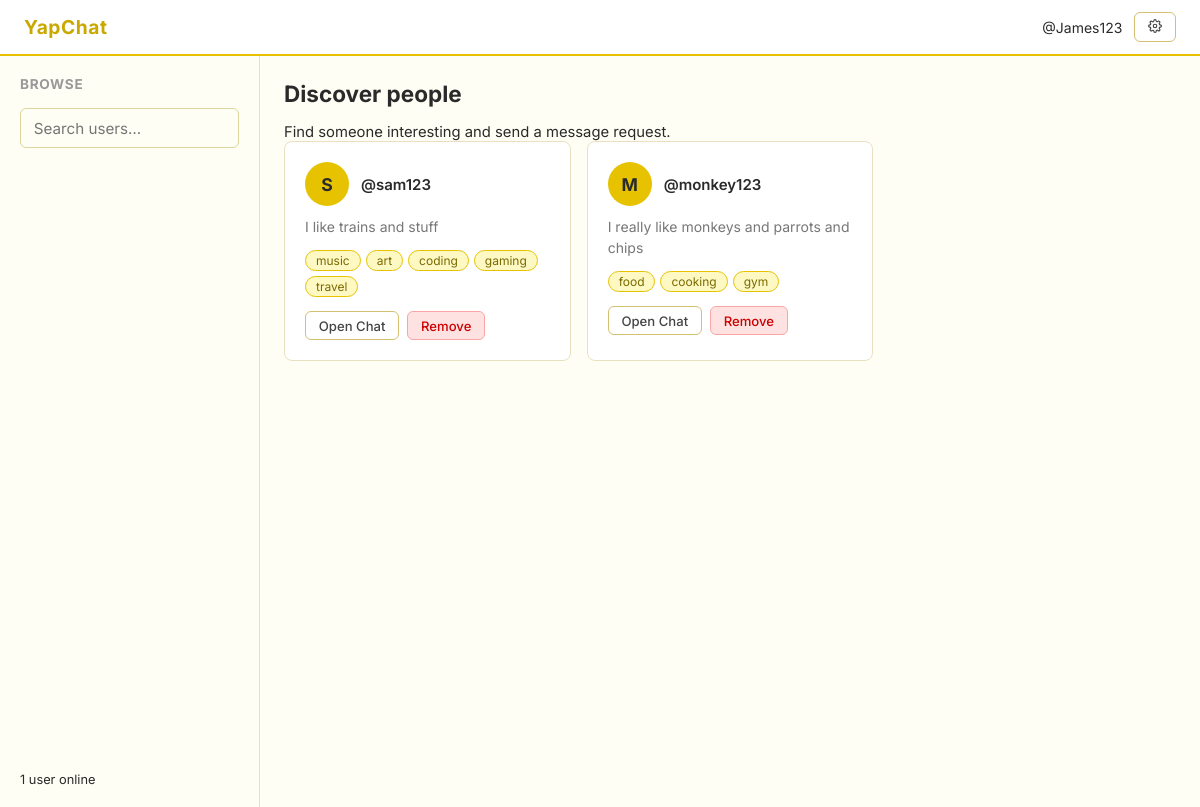
/browse (signed in), run on an earlier commit of the app's database.
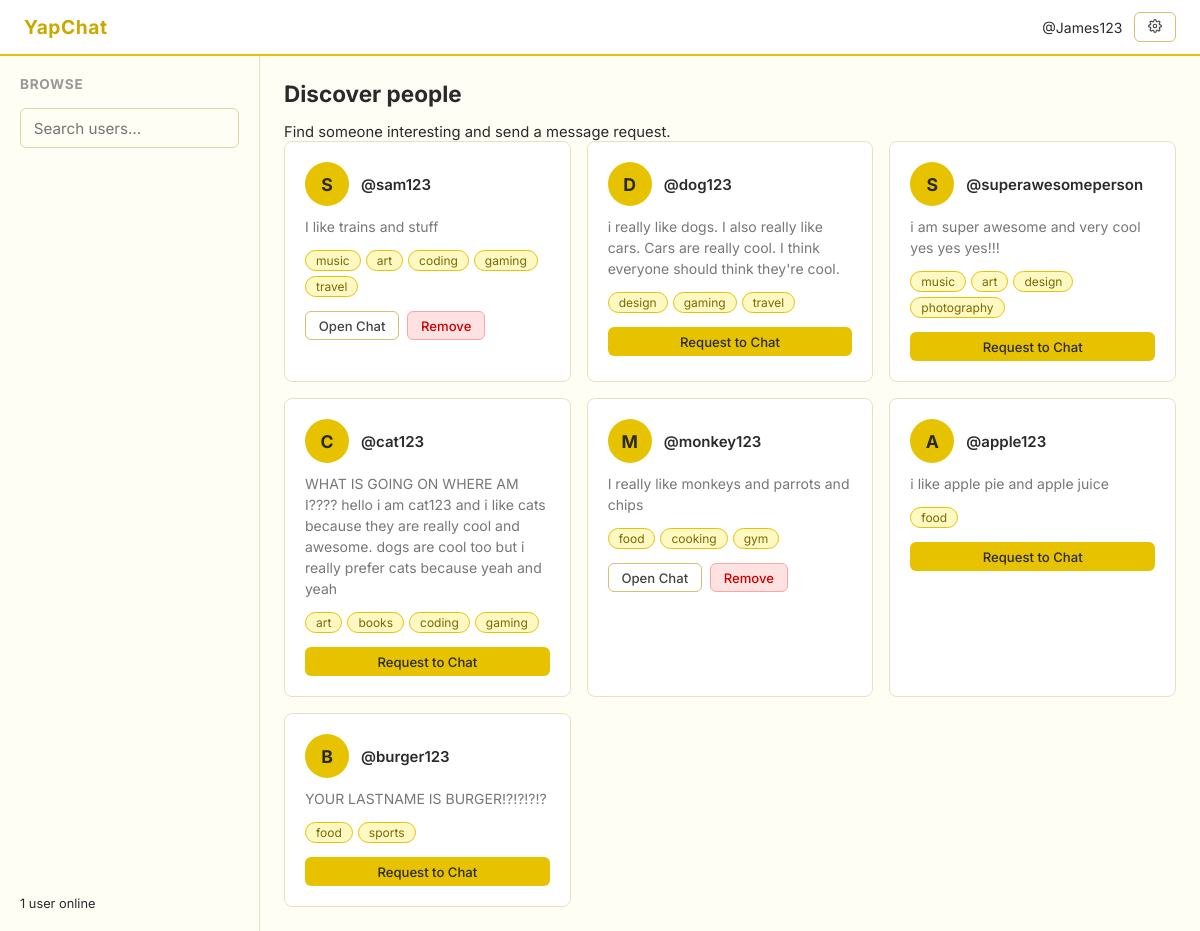
And on a later commit of the database.
### tables this page shows
CREATE TABLE users (
                username      TEXT PRIMARY KEY,
                password_hash TEXT NOT NULL,
                bio           TEXT DEFAULT '',
                tags          TEXT DEFAULT ''
            );

### main.py (the view)
@app.route('/browse')
@login_required
def browse():
    me = session['username']
    with get_db() as conn:
        my_row = conn.execute(
            'SELECT tags FROM users WHERE username = ?', (me,)
        ).fetchone()
        rows = conn.execute(
            'SELECT username, bio, tags FROM users WHERE username != ?', (me,)
        ).fetchall()
        incoming = conn.execute(
            'SELECT from_user FROM requests WHERE to_user = ?', (me,)
        ).fetchall()
    my_tags = set(t.strip() for t in my_row['tags'].split(',') if t.strip())
    with get_db() as conn:
        connections = conn.execute(
            'SELECT user1, user2 FROM connections WHERE user1 = ? OR user2 = ?',
            (me, me)
        ).fetchall()
    connected_users = set()
    for c in connections:
        other = c['user2'] if c['user1'] == me else c['user1']
        connected_users.add(other)
    other_users = []
    for r in rows:
        user_tags = [t.strip() for t in r['tags'].split(',') if t.strip()]
        shared = len(my_tags & set(user_tags))
        other_users.append({
            'username':  r['username'],
            'bio':       r['bio'],
            'tags':      user_tags,
            'shared':    shared,                              #used for sorting, not displayed
            'connected': r['username'] in connected_users    #True if already connected, False if not
        })
    other_users.sort(key=lambda u: u['shared'], reverse=True)
    incoming_requests = [r['from_user'] for r in incoming]
    return render_template('browse.html', users=other_users,
                           current_user=me, incoming_requests=incoming_requests,
                           online_count=len(online_users))                          #displays how many users online/logged in currently.

### main.py (called while the page is built)
def get_db():
    conn = sqlite3.connect(DATABASE)
    conn.row_factory = sqlite3.Row
    return conn

def login_required(f):
    from functools import wraps
    @wraps(f)
    def decorated(*args, **kwargs):
        if 'username' not in session:
            return redirect(url_for('home'))
        return f(*args, **kwargs)
    return decorated

### templates/browse.html (shortened to what this page needs)
<!DOCTYPE html>
<html lang="en">
<head>
  <link rel="stylesheet" href="/static/css/style.css">
</head>
<body>
  <nav class="navbar">
    <span class="navbar-brand">YapChat</span>
    <div class="navbar-links">
      <span style="color:var(--muted);font-size:.875rem;">@{{ current_user }}</span>
      <a href="/settings" class="btn btn-secondary btn-sm">
      </a>
    </div>
  </nav>
  <div class="browse-layout">
    <aside class="sidebar">
      <h3>Browse</h3>
      <input type="text" class="search-input" id="searchInput" placeholder="Search users…">
      <div style="margin-top:auto;">
        <p style="font-size:.8rem;">
          {{ online_count }} user{{ 's' if online_count != 1 else '' }} online
        </p>
      </div>
    </aside>
    <main class="main-content">
      <h2 class="anim">Discover people</h2>
      <p class="anim anim-d1" style="margin-top:.35rem;font-size:.925rem;">Find someone interesting and send a message request.</p>
      {% if users %}
      <div class="user-grid" id="userGrid">
        {% for user in users %}
        <div class="user-card anim" data-name="{{ user.username }}" data-tags="{{ user.tags|join(' ') }}">
          <div style="display:flex;align-items:center;gap:.75rem;">
            <div class="user-avatar">{{ user.username[0].upper() }}</div>
            <div>
              <a href="/profile/{{ user.username }}" class="user-name">@{{ user.username }}</a>
            </div>
          </div>
          {% if user.bio %}
          <p class="user-bio">{{ user.bio }}</p>
          {% else %}
          <p class="user-bio" style="font-style:italic;">No bio yet.</p>
          {% endif %}
          {% if user.tags %}
          <div class="tags">
            {% for tag in user.tags %}
            <span class="tag">{{ tag }}</span>
            {% endfor %}
          </div>
          {% endif %}
          {% if user.connected %}
            <div style="display:flex;gap:.5rem;margin-top:.25rem;">
              <a href="/messaging/{{ user.username }}" class="btn btn-secondary btn-sm">Open Chat</a>
              <a href="/remove-user/{{ user.username }}"
                 class="btn btn-danger btn-sm"
                 onclick="return confirm('Remove @{{ user.username }}? You will no longer be connected.')">
                Remove
              </a>
            </div>
          {% else %}
            <a href="/request-chat/{{ user.username }}" class="btn btn-primary btn-sm" style="margin-top:.25rem;">
              Request to Chat
            </a>
          {% endif %}
        </div>
        {% endfor %}
      </div>
      {% else %}
      <div style="margin-top:3rem;text-align:center;opacity:.5;">
        <p>No other users yet. Share the link so friends can join!</p>
      </div>
      {% endif %}
    </main>
  </div>
</body>
</html>

### static/css/style.css (style rules this page uses)
* { box-sizing: border-box; margin: 0; padding: 0; }
body { font-family: 'Inter', sans-serif; background: #fffef5; color: #2a2a2a; font-size: 15px; }
a { color: #b8860b; text-decoration: none; }
input[type=text], input[type=password], textarea { width: 100%; padding: 0.6rem 0.8rem; border: 1px solid #ddd5a0; border-radius: 6px; font-family: inherit; font-size: 0.95rem; background: #fffef5; color: #2a2a2a; outline: none; }
.btn { display: inline-block; padding: 0.6rem 1.2rem; border-radius: 6px; border: 1px solid transparent; font-family: inherit; font-size: 0.9rem; font-weight: 500; cursor: pointer; text-align: center; transition: opacity 0.15s; }
.btn-primary { background: #e6c200; color: #2a2a2a; }
.btn-secondary { background: #fff; color: #444; border-color: #d4c070; }
.btn-danger { background: #fee2e2; color: #c00; border-color: #fca5a5; }
.btn-sm { padding: 0.35rem 0.8rem; font-size: 0.82rem; }
.tags { display: flex; flex-wrap: wrap; gap: 5px; margin-top: 4px; }
.tag { background: #fef9c3; color: #7a6a00; border-radius: 20px; font-size: 0.75rem; padding: 2px 10px; border: 1px solid #e6c200; }
.navbar { background: #fff; border-bottom: 2px solid #e6c200; padding: 0.75rem 1.5rem; display: flex; align-items: center; justify-content: space-between; position: sticky; top: 0; z-index: 10; }
.navbar-brand { font-weight: 700; font-size: 1.2rem; color: #c9a800; letter-spacing: 0.03em; }
.navbar-links { display: flex; align-items: center; gap: 0.75rem; }
.browse-layout { display: grid; grid-template-columns: 260px 1fr; min-height: calc(100vh - 49px); }
.sidebar { border-right: 1px solid #e8e0c0; background: #fffef5; padding: 1.25rem; display: flex; flex-direction: column; gap: 1rem; }
.sidebar h3 { font-size: 0.85rem; text-transform: uppercase; letter-spacing: 0.05em; color: #999; }
.main-content { padding: 1.5rem; }
.main-content h2 { margin-bottom: 1rem; }
.search-input { width: 100%; padding: 0.5rem 0.75rem; border: 1px solid #ddd5a0; border-radius: 6px; font-family: inherit; font-size: 0.9rem; outline: none; background: #fff; }
.user-grid { display: grid; grid-template-columns: repeat(auto-fill, minmax(240px, 1fr)); gap: 1rem; }
.user-card { background: #fff; border: 1px solid #e8e0c0; border-radius: 8px; padding: 1.25rem; display: flex; flex-direction: column; gap: 0.6rem; }
.user-avatar { width: 44px; height: 44px; border-radius: 50%; background: #e6c200; color: #2a2a2a; display: flex; align-items: center; justify-content: center; font-weight: 700; font-size: 1.1rem; }
.user-name { font-weight: 600; color: #2a2a2a; }
.user-bio { font-size: 0.875rem; color: #777; line-height: 1.5; }
.anim { animation: fadeIn 0.3s ease both; }
.anim-d1 { animation-delay: 0.05s; }

What changed in the data, as far as the page shows it:
added users: username "D", username "dog123", bio "i really like dogs. I also really like cars. Cars are really cool. I think everyone should think they're cool.", tags "design" "gaming" "travel", shown under "Discover people"
added users: username "S", username "superawesomeperson", bio "i am super awesome and very cool yes yes yes!!!", tags "music" "art" "design" "photography", shown under "Discover people"
added users: username "C", username "cat123", bio "WHAT IS GOING ON WHERE AM I???? hello i am cat123 and i like cats because they are really cool and awesome. dogs are cool too but i really prefer cats because yeah and yeah", tags "art" "books" "coding" "gaming", shown under "Discover people"
added users: username "A", username "apple123", bio "i like apple pie and apple juice", tags "food"
added users: username "B", username "burger123", bio "YOUR LASTNAME IS BURGER!?!?!?!?", tags "food" "sports", shown under "Discover people"
